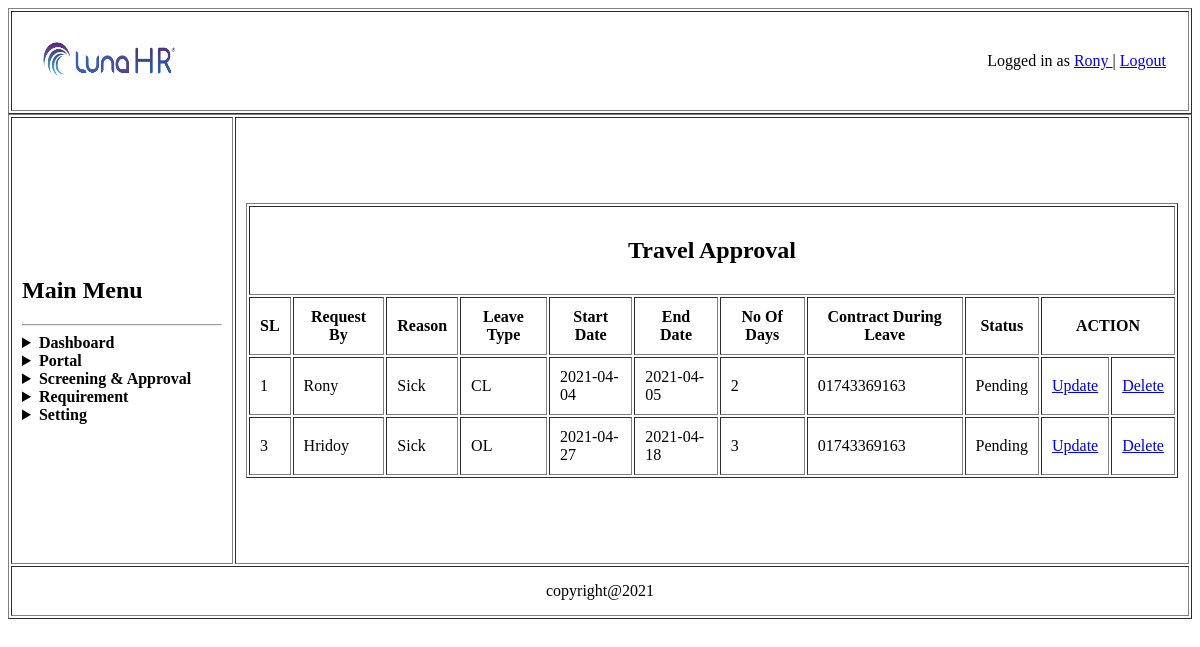
The app's page /view/travel_approval.php (signed in) with its own data.
### tables this page shows
CREATE TABLE `travel_request` (
  `id` int(5) NOT NULL,
  `empname` varchar(50) NOT NULL,
  `contract` varchar(50) NOT NULL,
  `leavetype` varchar(50) NOT NULL,
  `days` varchar(50) NOT NULL,
  `statedate` varchar(50) NOT NULL,
  `enddate` varchar(50) NOT NULL,
  `reason` varchar(50) NOT NULL,
  `status` varchar(50) NOT NULL
);

### model/travelApprovalModel.php (called while the page is built, shortened)
<?php
	function getAllTravelRequest(){
		$conn = getConnection();
		$sql = "select * from travel_request";
		$result = mysqli_query($conn, $sql);
		$users =[];
		while($row = mysqli_fetch_assoc($result)){
			array_push($users, $row);
		}
		return $users;
	}
?>

### view/travel_approval.php (the view, shortened to what this page needs)
</head>
<body>
	<table border="1px" align="center" width="100%">
		<tr>
			<td>
				<table width="100%">
					<tr>
						<td width="150px" height="50px">
							<img src="../asset/company_logo.png" alt="main_logo" width="100%" height="100%">
						</td>
						<td align="right" >Logged in as
							<a href="../controler/view_profile_check.php">
								<?php
									echo $_SESSION['current_user']['name'];
								?>
							</a> |
							<a href="../controler/logout_check.php">Logout</a>
						</td>
					</tr>
				</table>
			</td>
		</tr>
	</table>
	<table  border="1px" align="cen" width="100%">
		<tr>
			<td width="200px" height="425px"><h2>Main Menu</h2>
				<hr>
				<details>
					<summary><b>Dashboard</b></summary>
				</details>
				<details>
					<summary><b>Portal</b></summary>
				</details>
				<details>
					<summary><b>Screening & Approval</b></summary>
				</details>
				<details>
					<summary><b>Requirement</b></summary>
				</details>
				<details>
					<summary><b>Setting</b></summary>
				</details>
			</td>
			<td colspan="2" align="center">
				<table border="1px" align="center">
					<tr>
						<td align="center" colspan="11">
							<h2>Travel Approval</h2>
						</td>
					</tr>
					<tr>
						<th>SL</th>
						<th>Request By</th>
						<th>Reason</th>
						<th>Leave Type</th>
						<th>Start Date</th>
						<th>End Date</th>
						<th>No Of Days</th>
						<th>Contract During Leave</th>
						<th>Status</th>
						<th colspan="2">ACTION</th>
					</tr>
					<?php
						require_once('../model/travelApprovalModel.php');
						$result = getAllTravelRequest();
						if(count($result)>0){
							foreach ($result as $key => $value) {
								echo "
									<tr>
										<td>{$value['id']}</td>
										<td>{$value['empname']}</td>
										<td>{$value['reason']}</td>
										<td>{$value['leavetype']}</td>
										<td>{$value['statedate']}</td>
										<td>{$value['enddate']}</td>
										<td>{$value['days']}</td>
										<td>{$value['contract']}</td>
										<td>{$value['status']}</td>
										<td>
											<a href='../controler/travel_request_edit.php?id=$value[id]'>Update</a>
										</td>
										<td>
											<a href='../controler/travel_request_delete.php?id=$value[id]'>Delete</a>
										</td>
									</tr>
								";
							}
						}
					?>
				</table>
			</td>
		</tr>

### records on screen
travel_request: id "1", empname "Rony", reason "Sick", leavetype "CL", statedate "2021-04-04", enddate "2021-04-05", days "2", contract "01743369163", status "Pending"
travel_request: id "3", empname "Hridoy", reason "Sick", leavetype "OL", statedate "2021-04-27", enddate "2021-04-18", days "3", contract "01743369163", status "Pending"

### other values on screen
$_SESSION['current_user']['name'] "Rony"
